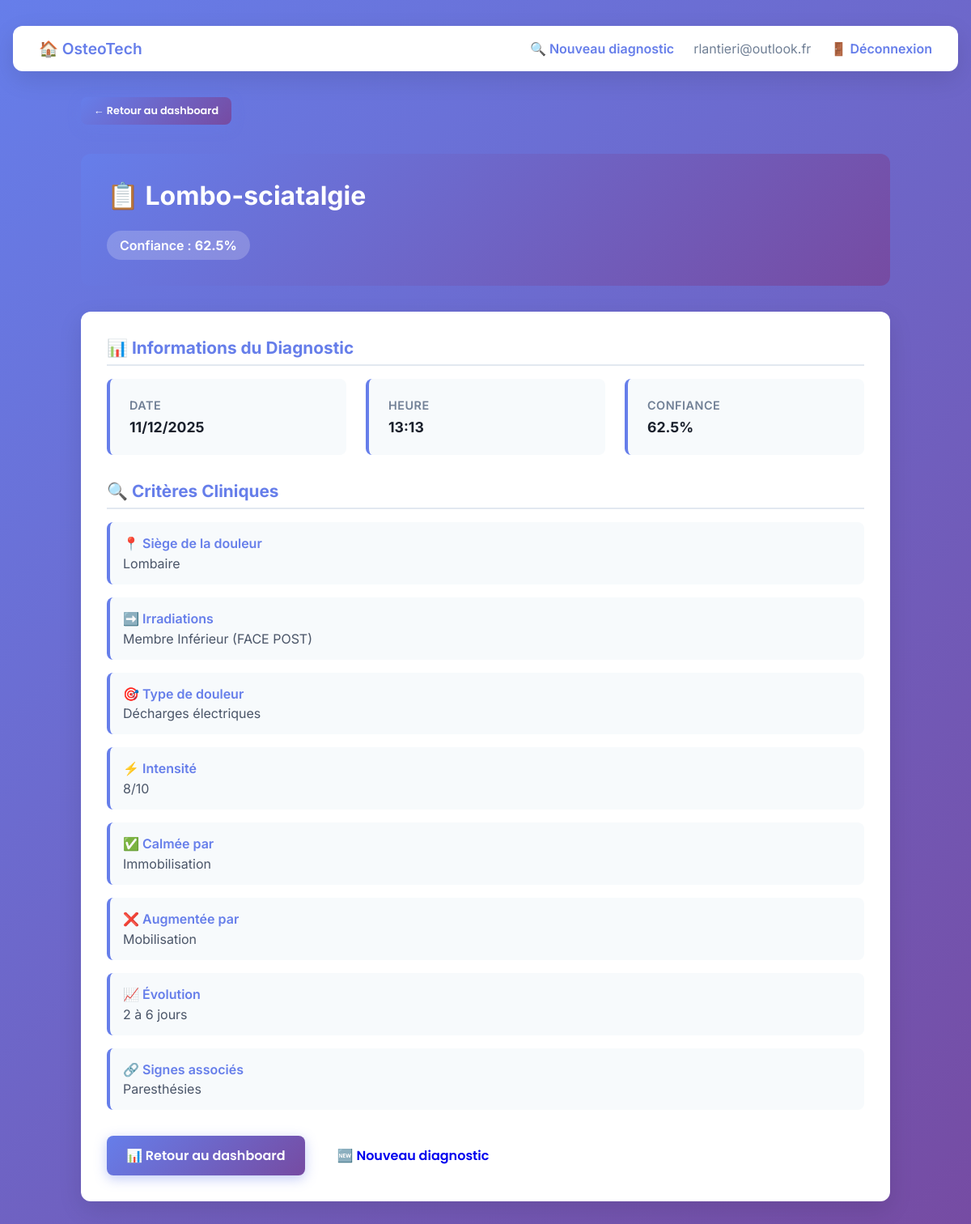
Page /diagnostic/3 (signed in) on the committed database.
### models.py (models this page shows, shortened)
class User(db.Model):
    __tablename__ = 'users'
    id = db.Column(db.Integer, primary_key=True)
    email = db.Column(db.String(120), unique=True, nullable=False, index=True)
    password_hash = db.Column(db.String(255), nullable=False)
    created_at = db.Column(db.DateTime, default=datetime.utcnow)
    updated_at = db.Column(db.DateTime, default=datetime.utcnow, onupdate=datetime.utcnow)
    diagnostics = db.relationship('Diagnostic', backref='user', lazy=True, cascade='all, delete-orphan')

class Diagnostic(db.Model):
    __tablename__ = 'diagnostics'
    id = db.Column(db.Integer, primary_key=True)
    user_id = db.Column(db.Integer, db.ForeignKey('users.id'), nullable=False)
    siege = db.Column(db.String(100))
    irradiations = db.Column(db.String(100))
    type_douleur = db.Column(db.String(100))
    intensite = db.Column(db.String(50))
    calmee_par = db.Column(db.String(100))
    augmentee_par = db.Column(db.String(100))
    evolution = db.Column(db.String(100))
    signes_associes = db.Column(db.String(200))
    diagnosis_name = db.Column(db.String(200))
    diagnosis_confidence = db.Column(db.Float)
    diagnosis_id = db.Column(db.String(100))
    created_at = db.Column(db.DateTime, default=datetime.utcnow, index=True)
    notes = db.Column(db.Text)  # Notes utilisateur

### app.py (the view)
@app.route('/diagnostic/<int:diagnostic_id>')
@login_required
def view_diagnostic(diagnostic_id):
    user = get_current_user()
    diagnostic = Diagnostic.query.get(diagnostic_id)
    if not diagnostic or diagnostic.user_id != user.id:
        return redirect(url_for('dashboard'))
    return render_template('diagnostic_detail.html', diagnostic=diagnostic, user=user)

### app.py (called while the page is built)
def login_required(f):
    @wraps(f)
    def decorated_function(*args, **kwargs):
        if 'user_id' not in session:
            return redirect(url_for('login'))
        return f(*args, **kwargs)
    return decorated_function

def get_current_user():
    if 'user_id' in session:
        return User.query.get(session['user_id'])
    return None

@app.before_request
def create_tables():
    db.create_all()

### templates/diagnostic_detail.html (shortened to what this page needs)
<!DOCTYPE html>
<html lang="fr">
<head>
</head>
<body>
    <nav>
        <a href="/" style="font-size: 1.2rem;">🏠 OsteoTech</a>
        <div class="nav-right">
            <a href="/app">🔍 Nouveau diagnostic</a>
            <span class="nav-email">{{ user.email }}</span>
            <a href="/logout" style="color: var(--primary); text-decoration: none; font-weight: 600;">🚪 Déconnexion</a>
        </div>
    </nav>
    <div class="container">
        <div class="back-button">
            <a href="/dashboard" class="btn btn-primary btn-small">← Retour au dashboard</a>
        </div>
        <div class="diagnostic-header">
            <div class="diagnostic-title">📋 {{ diagnostic.diagnosis_name }}</div>
            <div class="confidence-badge">
                Confiance : <strong>{{ diagnostic.diagnosis_confidence }}%</strong>
            </div>
        </div>
        <div class="card">
            <div class="section">
                <h2 class="section-title">📊 Informations du Diagnostic</h2>
                <div class="info-grid">
                    <div class="info-card">
                        <div class="info-label">Date</div>
                        <div class="info-value">{{ diagnostic.created_at.strftime('%d/%m/%Y') }}</div>
                    </div>
                    <div class="info-card">
                        <div class="info-label">Heure</div>
                        <div class="info-value">{{ diagnostic.created_at.strftime('%H:%M') }}</div>
                    </div>
                    <div class="info-card">
                        <div class="info-label">Confiance</div>
                        <div class="info-value">{{ diagnostic.diagnosis_confidence }}%</div>
                    </div>
                </div>
            </div>
            <div class="section">
                <h2 class="section-title">🔍 Critères Cliniques</h2>
                {% if diagnostic.siege %}
                <div class="detail-item">
                    <div class="detail-label">📍 Siège de la douleur</div>
                    <div class="detail-value">{{ diagnostic.siege }}</div>
                </div>
                {% endif %}
                {% if diagnostic.irradiations %}
                <div class="detail-item">
                    <div class="detail-label">➡️ Irradiations</div>
                    <div class="detail-value">{{ diagnostic.irradiations }}</div>
                </div>
                {% endif %}
                {% if diagnostic.type_douleur %}
                <div class="detail-item">
                    <div class="detail-label">🎯 Type de douleur</div>
                    <div class="detail-value">{{ diagnostic.type_douleur }}</div>
                </div>
                {% endif %}
                {% if diagnostic.intensite %}
                <div class="detail-item">
                    <div class="detail-label">⚡ Intensité</div>
                    <div class="detail-value">{{ diagnostic.intensite }}/10</div>
                </div>
                {% endif %}
                {% if diagnostic.calmee_par %}
                <div class="detail-item">
                    <div class="detail-label">✅ Calmée par</div>
                    <div class="detail-value">{{ diagnostic.calmee_par }}</div>
                </div>
                {% endif %}
                {% if diagnostic.augmentee_par %}
                <div class="detail-item">
                    <div class="detail-label">❌ Augmentée par</div>
                    <div class="detail-value">{{ diagnostic.augmentee_par }}</div>
                </div>
                {% endif %}
                {% if diagnostic.evolution %}
                <div class="detail-item">
                    <div class="detail-label">📈 Évolution</div>
                    <div class="detail-value">{{ diagnostic.evolution }}</div>
                </div>
                {% endif %}
                {% if diagnostic.signes_associes %}
                <div class="detail-item">
                    <div class="detail-label">🔗 Signes associés</div>
                    <div class="detail-value">{{ diagnostic.signes_associes }}</div>
                </div>
                {% endif %}
            </div>
            <div class="actions">
                <a href="/dashboard" class="btn btn-primary">📊 Retour au dashboard</a>
                <a href="/app" class="btn btn-secondary">🆕 Nouveau diagnostic</a>
            </div>
        </div>
    </div>
</body>
</html>

### templates/diagnostic_detail.html (style rules this page uses)
:root { --primary: #667eea; --secondary: #764ba2; --dark: #1a202c; --light: #f7fafc; }
* { font-family: 'Inter', sans-serif; margin: 0; padding: 0; box-sizing: border-box; }
body { background: linear-gradient(135deg, #667eea 0%, #764ba2 100%); color: var(--dark); min-height: 100vh; padding: 2rem 1rem; }
nav { background: white; border-radius: 12px; padding: 1rem 2rem; box-shadow: 0 10px 30px rgba(0, 0, 0, 0.1); margin-bottom: 2rem; display: flex; justify-content: space-between; align-items: center; }
nav a { color: var(--primary); text-decoration: none; font-weight: 600; transition: all 0.3s ease; }
.nav-right { display: flex; gap: 1.5rem; align-items: center; }
.nav-email { color: #718096; }
h2 { font-size: 1.5rem; color: var(--dark); margin-bottom: 1rem; }
.container { max-width: 1000px; margin: 0 auto; }
.card { background: white; border-radius: 12px; padding: 2rem; box-shadow: 0 10px 30px rgba(0, 0, 0, 0.1); margin-bottom: 2rem; }
.btn { font-family: 'Poppins', sans-serif; font-weight: 600; padding: 0.75rem 1.5rem; border: none; border-radius: 8px; cursor: pointer; text-decoration: none; display: inline-block; transition: all 0.3s ease; position: relative; overflow: hidden; }
.btn::before { content: ''; position: absolute; top: 0; left: -100%; width: 100%; height: 100%; background: rgba(255, 255, 255, 0.2); transition: left 0.3s ease; display: none; }
.btn-primary { background: linear-gradient(135deg, var(--primary), var(--secondary)); color: white; box-shadow: 0 4px 15px rgba(102, 126, 234, 0.4); }
.btn-small { padding: 0.5rem 1rem; font-size: 0.8rem; }
.diagnostic-header { background: linear-gradient(135deg, var(--primary), var(--secondary)); color: white; padding: 2rem; border-radius: 12px; margin-bottom: 2rem; }
.diagnostic-title { font-size: 2rem; font-weight: 700; margin-bottom: 0.5rem; }
.confidence-badge { display: inline-block; background: rgba(255, 255, 255, 0.2); padding: 0.5rem 1rem; border-radius: 20px; font-weight: 600; margin-top: 1rem; }
.info-grid { display: grid; grid-template-columns: repeat(auto-fit, minmax(200px, 1fr)); gap: 1.5rem; margin-bottom: 2rem; }
.info-card { background: #f7fafc; padding: 1.5rem; border-radius: 8px; border-left: 4px solid var(--primary); }
.info-label { font-size: 0.9rem; color: #718096; font-weight: 600; margin-bottom: 0.5rem; text-transform: uppercase; letter-spacing: 0.5px; }
.info-value { font-size: 1.1rem; color: var(--dark); font-weight: 700; }
.section { margin-bottom: 2rem; }
.section-title { font-size: 1.3rem; color: var(--primary); margin-bottom: 1rem; padding-bottom: 0.5rem; border-bottom: 2px solid #e2e8f0; }
.detail-item { background: #f7fafc; padding: 1rem; margin-bottom: 1rem; border-radius: 8px; border-left: 4px solid var(--primary); }
.detail-label { font-weight: 600; color: var(--primary); margin-bottom: 0.3rem; }
.detail-value { color: #4a5568; }
.back-button { margin-bottom: 2rem; }
.actions { display: flex; gap: 1rem; margin-top: 2rem; }

### rows in the picture
User: email "rlantieri@outlook.fr"
Diagnostic: diagnosis_name "Lombo-sciatalgie", diagnosis_confidence "62.5", created_at "11/12/2025", created_at "13:13", siege "Lombaire", irradiations "Membre Inférieur (FACE POST)", type_douleur "Décharges électriques", intensite "8", calmee_par "Immobilisation", augmentee_par "Mobilisation", evolution "2 à 6 jours", signes_associes "Paresthésies"
